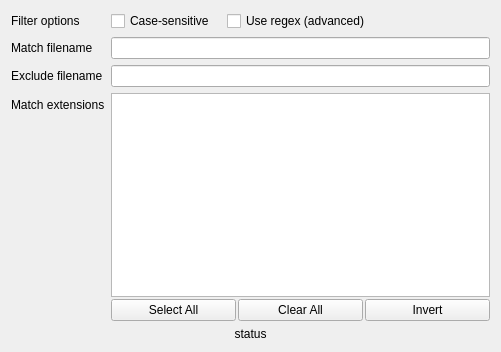
<?xml version="1.0" encoding="UTF-8"?>
<ui version="4.0">
 <class>FilterWidget</class>
 <widget class="QWidget" name="FilterWidget">
  <property name="geometry">
   <rect>
    <x>0</x>
    <y>0</y>
    <width>501</width>
    <height>352</height>
   </rect>
  </property>
  <property name="maximumSize">
   <size>
    <width>768</width>
    <height>16777215</height>
   </size>
  </property>
  <property name="windowTitle">
   <string>Form</string>
  </property>
  <layout class="QVBoxLayout" name="verticalLayout">
   <item>
    <layout class="QFormLayout" name="formLayout">
     <property name="fieldGrowthPolicy">
      <enum>QFormLayout::ExpandingFieldsGrow</enum>
     </property>
     <property name="verticalSpacing">
      <number>6</number>
     </property>
     <item row="1" column="0">
      <widget class="QLabel" name="label_3">
       <property name="text">
        <string>Filter options</string>
       </property>
      </widget>
     </item>
     <item row="1" column="1">
      <layout class="QHBoxLayout" name="horizontalLayout_6">
       <property name="spacing">
        <number>12</number>
       </property>
       <item>
        <widget class="QCheckBox" name="checkboxCaseSensitive">
         <property name="text">
          <string>Case-sensitive</string>
         </property>
        </widget>
       </item>
       <item>
        <widget class="QCheckBox" name="checkboxRegex">
         <property name="text">
          <string>Use regex (advanced)</string>
         </property>
        </widget>
       </item>
      </layout>
     </item>
     <item row="2" column="0">
      <widget class="QLabel" name="label_2">
       <property name="text">
        <string>Match filename</string>
       </property>
      </widget>
     </item>
     <item row="2" column="1">
      <widget class="QLineEdit" name="lineEditInclude">
       <property name="minimumSize">
        <size>
         <width>200</width>
         <height>0</height>
        </size>
       </property>
      </widget>
     </item>
     <item row="3" column="0">
      <widget class="QLabel" name="label_4">
       <property name="text">
        <string>Exclude filename</string>
       </property>
      </widget>
     </item>
     <item row="4" column="0">
      <widget class="QLabel" name="label">
       <property name="text">
        <string>Match extensions</string>
       </property>
      </widget>
     </item>
     <item row="4" column="1">
      <layout class="QVBoxLayout" name="verticalLayout_4">
       <property name="spacing">
        <number>2</number>
       </property>
       <item>
        <widget class="QListWidget" name="extensionListWidget">
         <property name="minimumSize">
          <size>
           <width>200</width>
           <height>100</height>
          </size>
         </property>
        </widget>
       </item>
       <item>
        <layout class="QHBoxLayout" name="horizontalLayout_3">
         <item>
          <widget class="QPushButton" name="btnExtSelectAll">
           <property name="text">
            <string>Select All</string>
           </property>
          </widget>
         </item>
         <item>
          <widget class="QPushButton" name="btnExtClearAll">
           <property name="text">
            <string>Clear All</string>
           </property>
          </widget>
         </item>
         <item>
          <widget class="QPushButton" name="btnExtInvert">
           <property name="text">
            <string>Invert</string>
           </property>
          </widget>
         </item>
        </layout>
       </item>
      </layout>
     </item>
     <item row="3" column="1">
      <widget class="QLineEdit" name="lineEditExclude"/>
     </item>
    </layout>
   </item>
   <item>
    <widget class="QLabel" name="labelStatus">
     <property name="text">
      <string>status</string>
     </property>
     <property name="alignment">
      <set>Qt::AlignCenter</set>
     </property>
    </widget>
   </item>
  </layout>
 </widget>
 <resources/>
 <connections/>
</ui>
